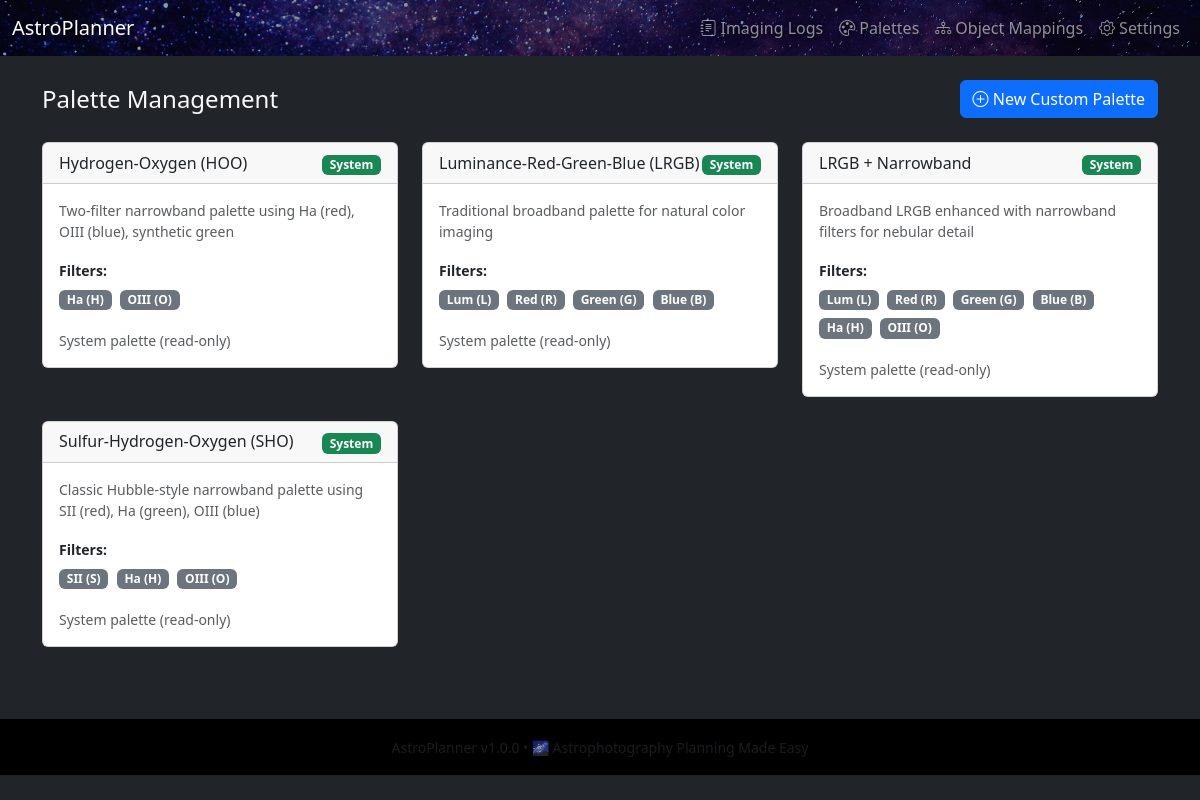
Page /palettes on the committed database.
### app.py (models this page shows, shortened)
class Palette(db.Model):
    __tablename__ = "palettes"
    id = db.Column(db.Integer, primary_key=True)
    name = db.Column(db.String(64), unique=True, nullable=False)  # "SHO", "HOO", "LRGB", "Custom Foraxx"
    display_name = db.Column(db.String(128), nullable=False)  # "Sulfur-Hydrogen-Oxygen (SHO)"
    description = db.Column(db.Text)  # Detailed description
    filters_json = db.Column(db.Text, nullable=False)  # JSON with filter definitions
    is_system = db.Column(db.Boolean, default=False)  # True for built-in palettes, False for user custom
    is_active = db.Column(db.Boolean, default=True)  # Can be disabled without deletion
    created_at = db.Column(db.DateTime, default=datetime.utcnow)
    targets = relationship("Target", back_populates="palette")
    target_plans = relationship("TargetPlan", back_populates="palette")
    def get_filters(self):
        import json
        return json.loads(self.filters_json) if self.filters_json else {}

### app.py (the view)
@app.route("/palettes")
def palette_list():
    palettes = Palette.query.filter_by(is_active=True).order_by(Palette.is_system.desc(), Palette.name).all()
    return render_template("palette_list.html", palettes=palettes)

### app.py (called while the page is built)
@app.context_processor
def inject_version():
    return {
        'app_version': APP_VERSION,
        'app_name': APP_NAME,
        'datetime': datetime
    }

### templates/palette_list.html (shortened to what this page needs)
{% extends "base.html" %}
{% block content %}
<div class="d-flex justify-content-between align-items-center mb-4">
  <h1 class="h4 mb-0">Palette Management</h1>
  <a href="{{ url_for('new_palette') }}" class="btn btn-primary">
    <i class="bi bi-plus-circle"></i> New Custom Palette
  </a>
</div>
<div class="row">
  {% for palette in palettes %}
  <div class="col-md-6 col-lg-4 mb-4">
    <div class="card">
      <div class="card-header d-flex justify-content-between align-items-center">
        <h6 class="mb-0">{{ palette.display_name }}</h6>
        <div>
          {% if palette.is_system %}
            <span class="badge bg-success">System</span>
          {% else %}
            <span class="badge bg-info">Custom</span>
          {% endif %}
        </div>
      </div>
      <div class="card-body">
        <p class="text-muted small mb-3">{{ palette.description or "No description" }}</p>
        <div class="mb-3">
          <strong class="small">Filters:</strong>
          <div class="mt-1">
            {% set filters = palette.get_filters() %}
            {% for channel in filters.get('channels', []) %}
            <span class="badge bg-secondary me-1 mb-1">
              {{ channel.label }} ({{ channel.name }})
            </span>
            {% endfor %}
          </div>
        </div>
        <div class="d-flex gap-2">
          {% if not palette.is_system %}
          <a href="{{ url_for('edit_palette', palette_id=palette.id) }}" class="btn btn-sm btn-outline-light">
            <i class="bi bi-pencil"></i> Edit
          </a>
          <form method="post" action="{{ url_for('delete_palette', palette_id=palette.id) }}"
                class="d-inline" onsubmit="return confirm('Delete this palette?')">
            <button type="submit" class="btn btn-sm btn-outline-danger">
              <i class="bi bi-trash"></i> Delete
            </button>
          </form>
          {% else %}
          <small class="text-muted">System palette (read-only)</small>
          {% endif %}
        </div>
      </div>
    </div>
  </div>
  {% endfor %}
</div>
{% endblock %}

### rows in the picture
Palette: display_name "Hydrogen-Oxygen (HOO)", is_system "System", description "Two-filter narrowband palette using Ha (red), OIII (blue), synthetic green", label "Ha" "OIII", name "H" "O"
Palette: display_name "Luminance-Red-Green-Blue (LRGB)", is_system "System", description "Traditional broadband palette for natural color imaging", label "Lum" "Red" "Green" "Blue", name "L" "R" "G" "B"
Palette: display_name "LRGB + Narrowband", is_system "System", description "Broadband LRGB enhanced with narrowband filters for nebular detail", label "Lum" "Red" "Green" "Blue" "Ha" "OIII", name "L" "R" "G" "B" "H" "O"
Palette: display_name "Sulfur-Hydrogen-Oxygen (SHO)", is_system "System", description "Classic Hubble-style narrowband palette using SII (red), Ha (green), OIII (blue)", label "SII" "Ha" "OIII", name "S" "H" "O"

### other values in the picture
{{ app_name }} "AstroPlanner"
{{ app_version }} "1.0.0"
